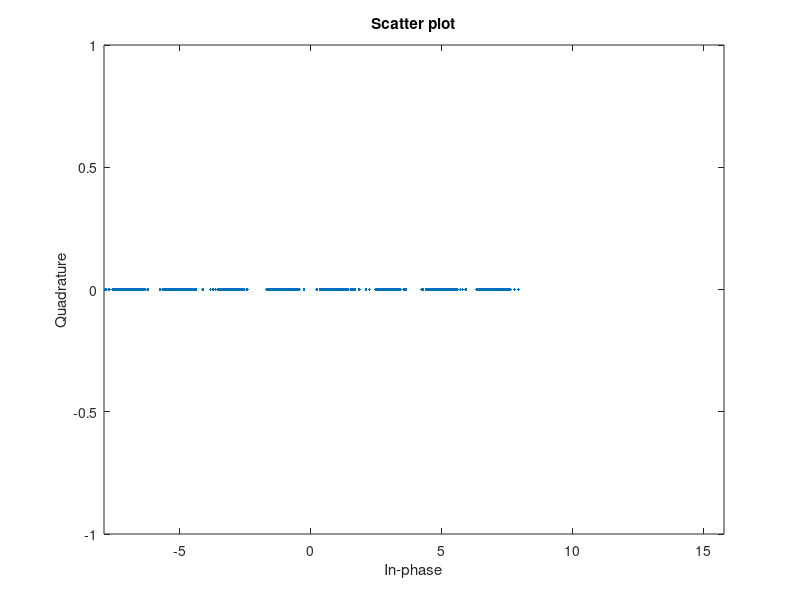

The MATLAB source for this figure:


bit = randi([0 7], 1000, 1);

b=rand*-0.1+rand*0.1
c=rand*-0.1+rand*0.1
a = pammod(bit, 8);
a = awgn(a, 10);
scatterplot(a)
